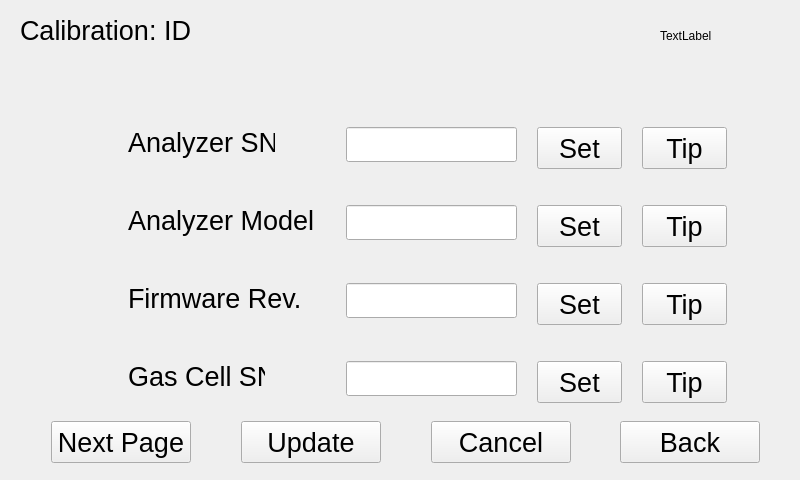
<?xml version="1.0" encoding="UTF-8"?>
<ui version="4.0">
 <class>IDDlg</class>
 <widget class="QWidget" name="IDDlg">
  <property name="geometry">
   <rect>
    <x>0</x>
    <y>0</y>
    <width>800</width>
    <height>480</height>
   </rect>
  </property>
  <property name="windowTitle">
   <string>Form</string>
  </property>
  <widget class="QLabel" name="label">
   <property name="geometry">
    <rect>
     <x>20</x>
     <y>10</y>
     <width>271</width>
     <height>41</height>
    </rect>
   </property>
   <property name="text">
    <string>&lt;html&gt;&lt;head/&gt;&lt;body&gt;&lt;p&gt;&lt;span style=&quot; font-size:20pt;&quot;&gt;Calibration:  ID&lt;/span&gt;&lt;/p&gt;&lt;/body&gt;&lt;/html&gt;</string>
   </property>
  </widget>
  <widget class="QLabel" name="label_2">
   <property name="geometry">
    <rect>
     <x>128</x>
     <y>127</y>
     <width>147</width>
     <height>32</height>
    </rect>
   </property>
   <property name="text">
    <string>&lt;html&gt;&lt;head/&gt;&lt;body&gt;&lt;p&gt;&lt;span style=&quot; font-size:20pt;&quot;&gt;Analyzer SN&lt;/span&gt;&lt;/p&gt;&lt;/body&gt;&lt;/html&gt;</string>
   </property>
  </widget>
  <widget class="QLabel" name="label_3">
   <property name="geometry">
    <rect>
     <x>128</x>
     <y>205</y>
     <width>190</width>
     <height>32</height>
    </rect>
   </property>
   <property name="text">
    <string>&lt;html&gt;&lt;head/&gt;&lt;body&gt;&lt;p&gt;&lt;span style=&quot; font-size:20pt;&quot;&gt;Analyzer Model&lt;/span&gt;&lt;/p&gt;&lt;/body&gt;&lt;/html&gt;</string>
   </property>
  </widget>
  <widget class="QLabel" name="label_4">
   <property name="geometry">
    <rect>
     <x>128</x>
     <y>283</y>
     <width>173</width>
     <height>32</height>
    </rect>
   </property>
   <property name="text">
    <string>&lt;html&gt;&lt;head/&gt;&lt;body&gt;&lt;p&gt;&lt;span style=&quot; font-size:20pt;&quot;&gt;Firmware Rev.&lt;/span&gt;&lt;/p&gt;&lt;/body&gt;&lt;/html&gt;</string>
   </property>
  </widget>
  <widget class="QLabel" name="label_5">
   <property name="geometry">
    <rect>
     <x>128</x>
     <y>361</y>
     <width>137</width>
     <height>32</height>
    </rect>
   </property>
   <property name="text">
    <string>&lt;html&gt;&lt;head/&gt;&lt;body&gt;&lt;p&gt;&lt;span style=&quot; font-size:20pt;&quot;&gt;Gas Cell  SN&lt;/span&gt;&lt;/p&gt;&lt;/body&gt;&lt;/html&gt;</string>
   </property>
  </widget>
  <widget class="QLineEdit" name="AnaSN_lineEdit">
   <property name="geometry">
    <rect>
     <x>346</x>
     <y>127</y>
     <width>171</width>
     <height>35</height>
    </rect>
   </property>
   <property name="font">
    <font>
     <pointsize>20</pointsize>
    </font>
   </property>
  </widget>
  <widget class="QLineEdit" name="AnaModel_lineEdit">
   <property name="geometry">
    <rect>
     <x>346</x>
     <y>205</y>
     <width>171</width>
     <height>35</height>
    </rect>
   </property>
   <property name="font">
    <font>
     <pointsize>20</pointsize>
    </font>
   </property>
  </widget>
  <widget class="QLineEdit" name="FWRev_lineEdit">
   <property name="geometry">
    <rect>
     <x>346</x>
     <y>283</y>
     <width>171</width>
     <height>35</height>
    </rect>
   </property>
   <property name="font">
    <font>
     <pointsize>20</pointsize>
    </font>
   </property>
  </widget>
  <widget class="QLineEdit" name="CellSN_lineEdit">
   <property name="geometry">
    <rect>
     <x>346</x>
     <y>361</y>
     <width>171</width>
     <height>35</height>
    </rect>
   </property>
   <property name="font">
    <font>
     <pointsize>20</pointsize>
    </font>
   </property>
  </widget>
  <widget class="QPushButton" name="analyzerSNTip">
   <property name="geometry">
    <rect>
     <x>642</x>
     <y>127</y>
     <width>85</width>
     <height>42</height>
    </rect>
   </property>
   <property name="font">
    <font>
     <pointsize>20</pointsize>
    </font>
   </property>
   <property name="text">
    <string>Tip</string>
   </property>
  </widget>
  <widget class="QPushButton" name="analyzerserialnumberTip">
   <property name="geometry">
    <rect>
     <x>642</x>
     <y>205</y>
     <width>85</width>
     <height>42</height>
    </rect>
   </property>
   <property name="font">
    <font>
     <pointsize>20</pointsize>
    </font>
   </property>
   <property name="text">
    <string>Tip</string>
   </property>
  </widget>
  <widget class="QPushButton" name="softwareversionTip">
   <property name="geometry">
    <rect>
     <x>642</x>
     <y>283</y>
     <width>85</width>
     <height>42</height>
    </rect>
   </property>
   <property name="font">
    <font>
     <pointsize>20</pointsize>
    </font>
   </property>
   <property name="text">
    <string>Tip</string>
   </property>
  </widget>
  <widget class="QPushButton" name="airchamberSHTip">
   <property name="geometry">
    <rect>
     <x>642</x>
     <y>361</y>
     <width>85</width>
     <height>42</height>
    </rect>
   </property>
   <property name="font">
    <font>
     <pointsize>20</pointsize>
    </font>
   </property>
   <property name="text">
    <string>Tip</string>
   </property>
  </widget>
  <widget class="QPushButton" name="back">
   <property name="geometry">
    <rect>
     <x>620</x>
     <y>421</y>
     <width>140</width>
     <height>42</height>
    </rect>
   </property>
   <property name="font">
    <font>
     <pointsize>20</pointsize>
    </font>
   </property>
   <property name="text">
    <string>Back</string>
   </property>
  </widget>
  <widget class="QPushButton" name="cancel">
   <property name="geometry">
    <rect>
     <x>431</x>
     <y>421</y>
     <width>140</width>
     <height>42</height>
    </rect>
   </property>
   <property name="font">
    <font>
     <pointsize>20</pointsize>
    </font>
   </property>
   <property name="text">
    <string>Cancel</string>
   </property>
  </widget>
  <widget class="QPushButton" name="pageDown">
   <property name="geometry">
    <rect>
     <x>51</x>
     <y>421</y>
     <width>140</width>
     <height>42</height>
    </rect>
   </property>
   <property name="font">
    <font>
     <pointsize>20</pointsize>
    </font>
   </property>
   <property name="text">
    <string>Next Page</string>
   </property>
  </widget>
  <widget class="QPushButton" name="ok">
   <property name="geometry">
    <rect>
     <x>241</x>
     <y>421</y>
     <width>140</width>
     <height>42</height>
    </rect>
   </property>
   <property name="font">
    <font>
     <pointsize>20</pointsize>
    </font>
   </property>
   <property name="text">
    <string>Update</string>
   </property>
  </widget>
  <widget class="QLabel" name="dateTime">
   <property name="geometry">
    <rect>
     <x>660</x>
     <y>30</y>
     <width>54</width>
     <height>12</height>
    </rect>
   </property>
   <property name="text">
    <string>TextLabel</string>
   </property>
  </widget>
  <widget class="QPushButton" name="AnaSN_change">
   <property name="geometry">
    <rect>
     <x>537</x>
     <y>127</y>
     <width>85</width>
     <height>42</height>
    </rect>
   </property>
   <property name="font">
    <font>
     <pointsize>20</pointsize>
    </font>
   </property>
   <property name="text">
    <string>Set</string>
   </property>
  </widget>
  <widget class="QPushButton" name="AnaModel_change">
   <property name="geometry">
    <rect>
     <x>537</x>
     <y>205</y>
     <width>85</width>
     <height>42</height>
    </rect>
   </property>
   <property name="font">
    <font>
     <pointsize>20</pointsize>
    </font>
   </property>
   <property name="text">
    <string>Set</string>
   </property>
  </widget>
  <widget class="QPushButton" name="FWRev_change">
   <property name="geometry">
    <rect>
     <x>537</x>
     <y>283</y>
     <width>85</width>
     <height>42</height>
    </rect>
   </property>
   <property name="font">
    <font>
     <pointsize>20</pointsize>
    </font>
   </property>
   <property name="text">
    <string>Set</string>
   </property>
  </widget>
  <widget class="QPushButton" name="CellSN_change">
   <property name="geometry">
    <rect>
     <x>537</x>
     <y>361</y>
     <width>85</width>
     <height>42</height>
    </rect>
   </property>
   <property name="font">
    <font>
     <pointsize>20</pointsize>
    </font>
   </property>
   <property name="text">
    <string>Set</string>
   </property>
  </widget>
 </widget>
 <resources/>
 <connections/>
</ui>
